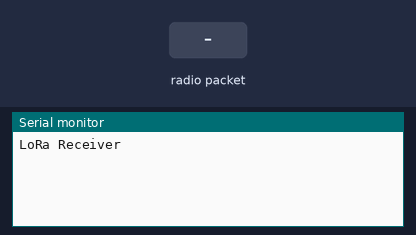
This sketch was run on a simulated Arduino Uno, built with avr-gcc and run on an emulated ATmega328P. On the bench: the last lines printed to the serial monitor. The inputs (shaded band) are chosen by the test bench. No radio packets arrive unless stated.

Above: at 1.2 s.
1.3 s: radio packet "1" arrives
At 2.4 s:
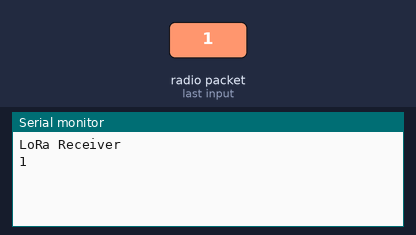
2.8 s: radio packet "0" arrives
At 3.5 s:
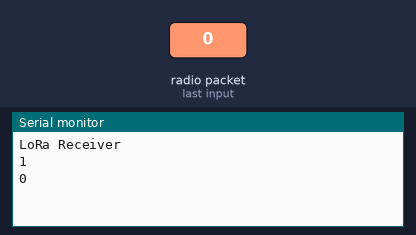

The sketch:

LoRaReceiver_v4.ino
```cpp
#include <SPI.h>
#include <LoRa.h>

String msg, feedback, beagleMsg;
unsigned long counter;
boolean msgReceived, lineWritten, stringComplete;


void setup() {
  msgReceived = false;
  lineWritten = false;
  stringComplete = false;

  Serial.begin(9600);
  LoRa.setPins(8, 12, 3);
  //LoRa.setPins(4,7,2);

  while (!Serial);
  Serial.println("LoRa Receiver");

  if (!LoRa.begin(433E6))
  {
    Serial.println("Starting LoRa failed!");
    while (1);
  }

  LoRa.setSpreadingFactor(8);
  LoRa.setSignalBandwidth(62.5E3);
  LoRa.enableCrc();
  //LoRa.setCodingRate4(8);
  //LoRa.setPreambleLength(6);
}


void loop()
{
  // try to parse packet
  int packetSize = LoRa.parsePacket();

  if (packetSize)
  {
    msg = ""; //must clear buffer for the new packet
    // received a packet
    msgReceived = true;
    //Serial.print("Received packet '");
    // read packet
    while (LoRa.available())
    {
      msg += (char)LoRa.read();
    }
  }
  //--do string operation
  //Serial.print("counter: ");
  //Serial.print(counter);
  //Serial.print("    ::");

  if (msgReceived)
  {
    //Packet Number
    counter = (unsigned long)msg[0];
    counter = counter << 7;

    counter += (unsigned long)msg[1];
    counter = counter << 7;

    counter += (unsigned long)msg[2];
    counter = counter << 7;

    counter += (unsigned long)msg[3];

    Serial.println(msg);
    msgReceived = false;
  }

  if (Serial.available() > 0)
  {
    beagleMsg = ""; //force overwrite buffer

    while (Serial.available())
    {
      // get the new byte:
      char inChar = (char)Serial.read();

      if (inChar == '\n')
      {
        stringComplete = true;
      }
      else
      {
        beagleMsg += inChar;
      }
    }
    if ( beagleMsg == msg && stringComplete)
    {
      lineWritten = true;
      stringComplete = false;
    }
    else
    {
      //beagle somehow didn't get the last message
      //resend beagle
      Serial.println(msg);
    }
  }

  if (lineWritten)
  {
    //--send feedback to GS
    feedback = msg[0] + msg[1] + msg[2] + msg[3];

    LoRa.beginPacket();
    LoRa.print(feedback);
    LoRa.endPacket();
    //Serial.println("Feedback::" + feedback);
    LoRa.receive();

    //clear string
    msg = "";
    // print RSSI of packet
    //Serial.print("' with RSSI ");
    //Serial.println(LoRa.packetRssi());
    lineWritten = false;
  }
}
```

Measured:
- after the input at 1.3 s, the serial monitor: prints a new line at once (image 1)
- after the input at 2.8 s, the serial monitor: prints a new line at once (image 2)
